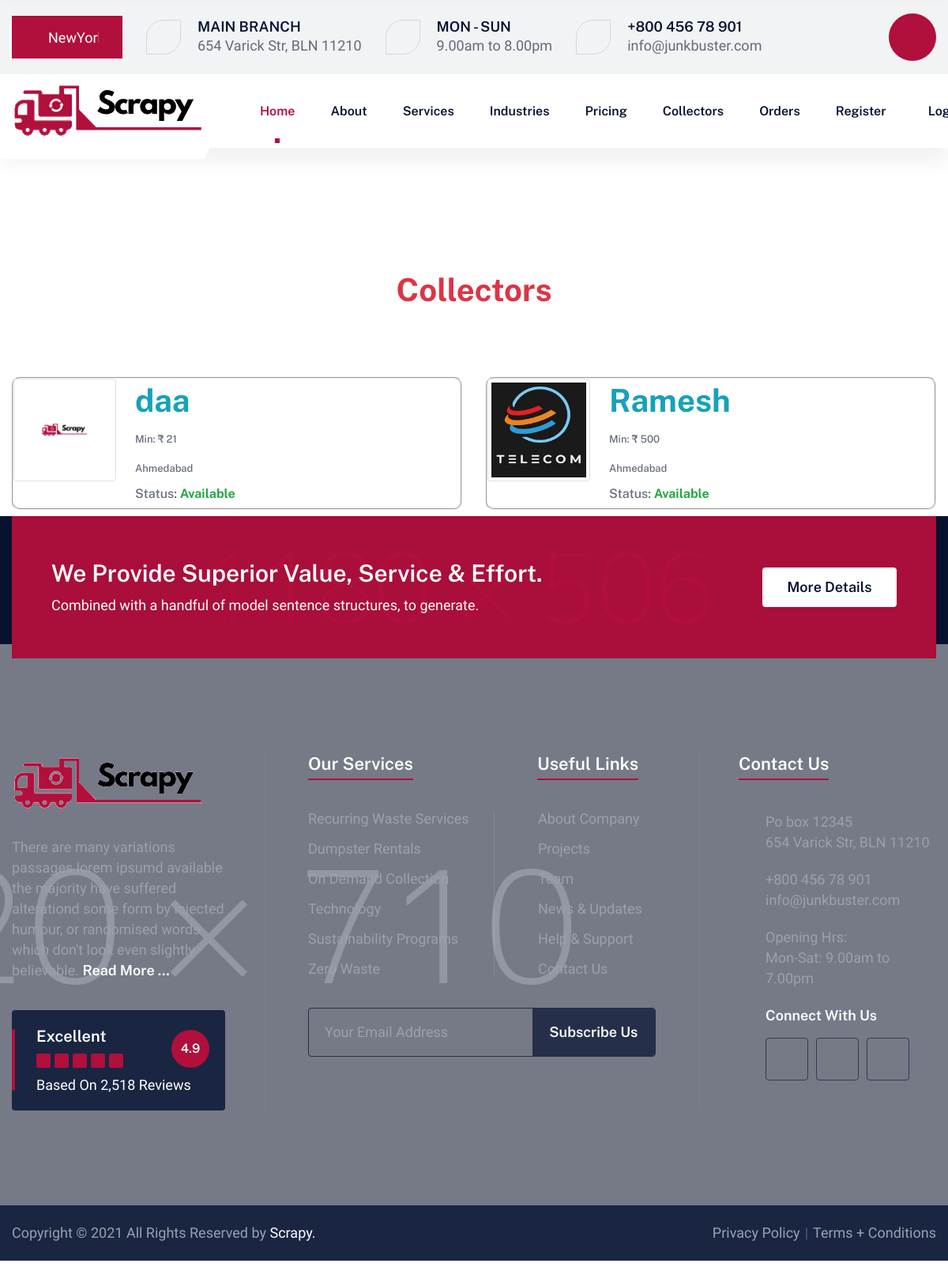
Page /collectors/ on the committed database.
### scrap/models.py (models this page shows, shortened)
class Collectors(models.Model):
    user = models.OneToOneField(User, on_delete=models.CASCADE)
    Name = models.CharField(max_length=100, blank=False)
    Info = models.CharField(max_length=50, blank=False)
    Min_order = models.CharField(max_length=5, blank=False)
    Location = models.CharField(max_length=40, blank=False)
    Photo = models.ImageField(blank=False)
    status = models.CharField(max_length=20, default='Available')

### scrap/views.py (the view)
# urls.py: path('collectors/', collectors, name="collectors"),
def collectors(request):
    collectors = Collectors.objects.all()
    return render(request, 'collectors.html', {'r_object':collectors})

### templates/collectors.html (shortened to what this page needs)
<!DOCTYPE html>
<html lang="en">
{% load static %}
<head>
    <link rel="stylesheet" href="{% static 'assets/css/bootstrap.min.css' %}">
    <link rel="stylesheet" href="{% static 'assets/css/bootstrap-select.min.css' %}">
    <link rel="stylesheet" href="{% static 'assets/css/fontawesome-all.min.css' %}">
    <link rel="stylesheet" href="{% static 'assets/css/jquery.mCustomScrollbar.min.css' %}">
    <link rel="stylesheet" href="{% static 'assets/css/wastey-icons.css' %}">
    <link rel="stylesheet" href="{% static 'assets/css/animate.css' %}">
    <link rel="stylesheet" href="{% static 'assets/css/owl.carousel.min.css' %}">
    <link rel="stylesheet" href="{% static 'assets/css/owl.theme.default.min.css' %}">
    <link rel="stylesheet" href="{% static 'assets/css/style.css' %}">
    <link rel="stylesheet" href="{% static 'assets/css/responsive.css' %}">
</head>
<body>
    <div class="page-wrapper">
        <div class="topbar-one">
            <div class="container">
                <ul class="list-unstyled topbar-one__infos">
                    <li class="topbar-one__select-box">
                        <i class="wastey-icon-1"></i>
                        <select class="selectpicker">
                            <option value="branch-1">NewYork</option>
                        </select>
                    </li>
                    <li>
                        <i class="wastey-icon-2"></i>
                        <h3>Main BRanch</h3>
                        <p>654 Varick Str, BLN 11210</p>
                    </li>
                    <li>
                        <i class="wastey-icon-3"></i>
                        <h3>Mon - SUN</h3>
                        <p>9.00am to 8.00pm</p>
                    </li>
                    <li>
                        <i class="wastey-icon-4"></i>
                        <h3><a href="tel:+800-456-78-901">+800 456 78 901</a></h3>
                        <p><a href="mailto:info@junkbuster.com">info@junkbuster.com</a></p>
                    </li>
                </ul>
                <div class="topbar-one__right">
                    <a class="sidecontent__toggler side-content__toggler" href="#"><i class="wastey-icon-5"></i></a>
                </div>
            </div>
        </div>
        <header class="header-one stricky">
            <div class="container">
                <div class="header-one__logo mt-2">
                    <a href="{% url 'home' %}">
                        <img src="{% static 'assets/images/logo-1-1.png' %}" alt="">
                    </a>
                </div>
                <nav class="header-one__menu main-nav__main-navigation">
                    <ul class="header-one__menu-list main-nav__navigation-box">
                        <li class="dropdown">
                            <a href="{% url 'home' %}">Home</a>
                        </li>
                        <li class="dropdown">
                            <a href="#">About</a>
                        </li>
                        <li class="dropdown">
                            <a href="{% url 'services' %}">Services</a>
                        </li>
                        <li class="dropdown">
                            <a href="{% url 'industries' %}">Industries</a>
                        </li>
                        <li><a href="{% url 'pricing' %}">Pricing</a></li>
<li><a href="{% url 'collectors' %}">Collectors</a></li>
<li><a href="{% url 'orders' %}">Orders</a></li>
{% if request.user.is_authenticated %}
                        <li class="has-dropdown">
                            <a href="#" class="mx-2">Welcome {{request.user.username}}</a>
                            <ul class="sub-menu">
                                <li><a href="{% url 'logout' %}">Logout</a></li>
                            </ul>
                        </li>
                        {% else%}
                        <li><a href="{% url 'register' %}">Register</a></li>
                        <li><a href="{% url 'login' %}" class="mx-2">Login</a></li>
                        {% endif %}
                    </ul>
                </nav>
            </div>
        </header>
<br>
<br><br><br><br><br>
<div class="container-fluid">
    <h1 class="text-center text-danger"><strong>Collectors</strong></h1>
</div>
<br>
<br>
<br>
<div class="container">
    <div class="row">
        {% for rest in r_object %}
        <div class="col-xs-7 col-md-6">
            <div class="thumbnail">
                <div class="media mb-2 ml-8" style="border-radius: 10px; border-style: groove; border-width: 2px;">
                        <img src="{{rest.Photo.url}}" class="img-thumbnail img-responsive "
                             style="height: 130px; width: 130px;">
                    <div class="media-body pl-4">
                        <a  style="text-decoration: none !important;"><h1
                                class="media-heading text-info mt-1" style="height: 20px;">
                            <strong>{{rest.Name}}</strong></h1></a><br>
                        <h4><font size="2">Min: &#x20b9; {{rest.Min_order}}</font></h4>
                        <h4><font size="2">{{rest.Location}}</font></h4>
                        <h5><font size="3">Status: <strong class="text-success">{{rest.status}}</strong></font></h5>
                    </div>
                </div>
            </div>
        </div>
        {% endfor%}
    </div>
</div>
        <section class="main-footer-wrap">
            <div class="main-footer__bg" style="background-image: url(assets/images/backgrounds/footer-bg-1-1.jpg);">
            </div>
            <section class="cta-one">
                <div class="container wow fadeInUp" data-wow-duration="1500ms">
                    <div class="inner-container"
                        style="background-image: url(assets/images/backgrounds/cta-bg-1-1.jpg);">
                        <div class="cta-one__content">
                            <h3>We Provide Superior Value, Service & Effort.</h3>
                            <p>Combined with a handful of model sentence structures, to generate.</p>
                        </div>
                        <div class="cta-one__btn-block">
                            <a href="{% url 'services' %}" class="thm-btn">More Details</a>
                        </div>
                    </div>
                </div>
            </section>
            <footer class="site-footer">
                <div class="container">
                    <div class="row">
                        <div class="col-xl-3">
                            <div class="footer-widget">
                                <a href="{% url 'home' %}" class="footer-widget__logo">
                                    <img src="{% static 'assets/images/logo-1-2.png' %}" alt="">
                                </a>
                                <p>There are many variations passages lorem ipsumd available the majority have suffered
                                    alterationd some form by injected humour, or randomised words which don't look even
                                    slightly believable. <a href="{% url 'our_story' %}">Read More ...</a></p>
                                <div class="footer-widget__review">
                                    <h3>Excellent</h3>
                                    <div class="footer-widget__review-stars">
                                        <i class="wastey-icon-52"></i>
                                        <i class="wastey-icon-52"></i>
                                        <i class="wastey-icon-52"></i>
                                        <i class="wastey-icon-52"></i>
                                        <i class="wastey-icon-52"></i>
                                    </div>
                                    <p>Based On 2,518 Reviews</p>
                                    <span class="footer-widget__review-count">
                                        4.9
                                    </span>
                                </div>
                            </div>
                        </div>
                        <div class="col-xl-6">
                            <div class="row">
                                <div class="col-md-6">
                                    <div class="footer-widget">
                                        <h3 class="footer-widget__title"><span>Our Services</span></h3>
                                        <ul class="list-unstyled footer-widget__list">
                                            <li><a href = "{% url 'waste_removal' %}">Recurring Waste Services</a></li>
                                            <li><a href="{% url 'rent_dumpster' %}">Dumpster Rentals</a></li>
                                            <li><a href="{% url 'on_demand' %}">On Demand Collection</a></li>
                                            <li><a href="{% url 'technology' %}">Technology</a></li>
                                            <li><a href="ser-d-sustain.html">Sustainability Programs</a></li>
                                            <li><a href="{% url 'zero_waste' %}">Zero Waste</a></li>
                                        </ul>
                                    </div>
                                </div>
                                <div class="col-md-6">
                                    <div class="footer-widget">
                                        <h3 class="footer-widget__title"><span>Useful Links</span></h3>
                                        <ul class="list-unstyled footer-widget__list">
                                            <li><a href="{% url 'our_story' %}">About Company</a></li>
                                            <li><a href="case-1.html">Projects</a></li>
                                            <li><a href="{% url 'team' %}">Team</a></li>
                                            <li><a href="blog-listing.html">News & Updates</a></li>
                                            <li><a href="{% url 'f&q' %}">Help & Support</a></li>
                                            <li><a href="{% url 'contact' %}">Contact Us</a></li>
                                        </ul>
                                    </div>
                                </div>
                            </div>
                            <div class="row">
                                <div class="col-xl-12">
                                    <form action="#" class="footer-widget__subscribe-form mc-form"
                                        data-url="https://xyz.us18.list-manage.com/subscribe/post?u=20e91746ef818cd941998c598&amp;id=cc0ee8140e">
                                        <input type="email" class="formInput" placeholder="Your Email Address">
                                        <button type="submit">Subscribe Us</button>
                                    </form>
                                </div>
                            </div>
                        </div>
                        <div class="col-xl-3">
                            <div class="footer-widget footer-widget__contact">
                                <h3 class="footer-widget__title"><span>Contact Us</span></h3>
                                <ul class="footer-widget__contact-list list-unstyled">
                                    <li>
                                        <i class="wastey-icon-2"></i>
                                        Po box 12345 <br>
                                        654 Varick Str, BLN 11210
                                    </li>
                                    <li>
                                        <i class="wastey-icon-4"></i>
                                        <a href="tel:+800-456-78-901">+800 456 78 901</a>
                                        <a href="mailto:info@junkbuster.com">info@junkbuster.com </a>
                                    </li>
                                    <li>
                                        <i class="wastey-icon-3"></i>
                                        Opening Hrs: <br> Mon-Sat: 9.00am to 7.00pm
                                    </li>
                                    <li>
                                        <i class="wastey-icon-2"></i>
                                        <span>Connect With Us</span>
                                        <div class="footer-widget__social">
                                            <a href="#" class="fab fa-facebook-f"></a>
                                            <a href="#" class="fab fa-twitter"></a>
                                            <a href="#" class="fab fa-linkedin-in"></a>
                                        </div>
                                    </li>
                                </ul>
                            </div>
                        </div>
                    </div>
                </div>
            </footer>
        </section>
        <div class="site-footer__bottom">
            <div class="container">
                <p>Copyright © 2021 All Rights Reserved by <a href="{% url 'home' %}">Scrapy.</a></p>
                <ul class="list-unstyled site-footer__bottom-links">
                    <li><a href="#">Privacy Policy</a></li>
                    <li><a href="#">Terms + Conditions</a></li>
                </ul>
            </div>
        </div>
    </div>
</body>
</html>

### rows in the picture
Collectors: Photo (picture), Name "daa", Min_order "21", Location "Ahmedabad", status "Available"
Collectors: Photo (picture), Name "Ramesh", Min_order "500", Location "Ahmedabad", status "Available"
